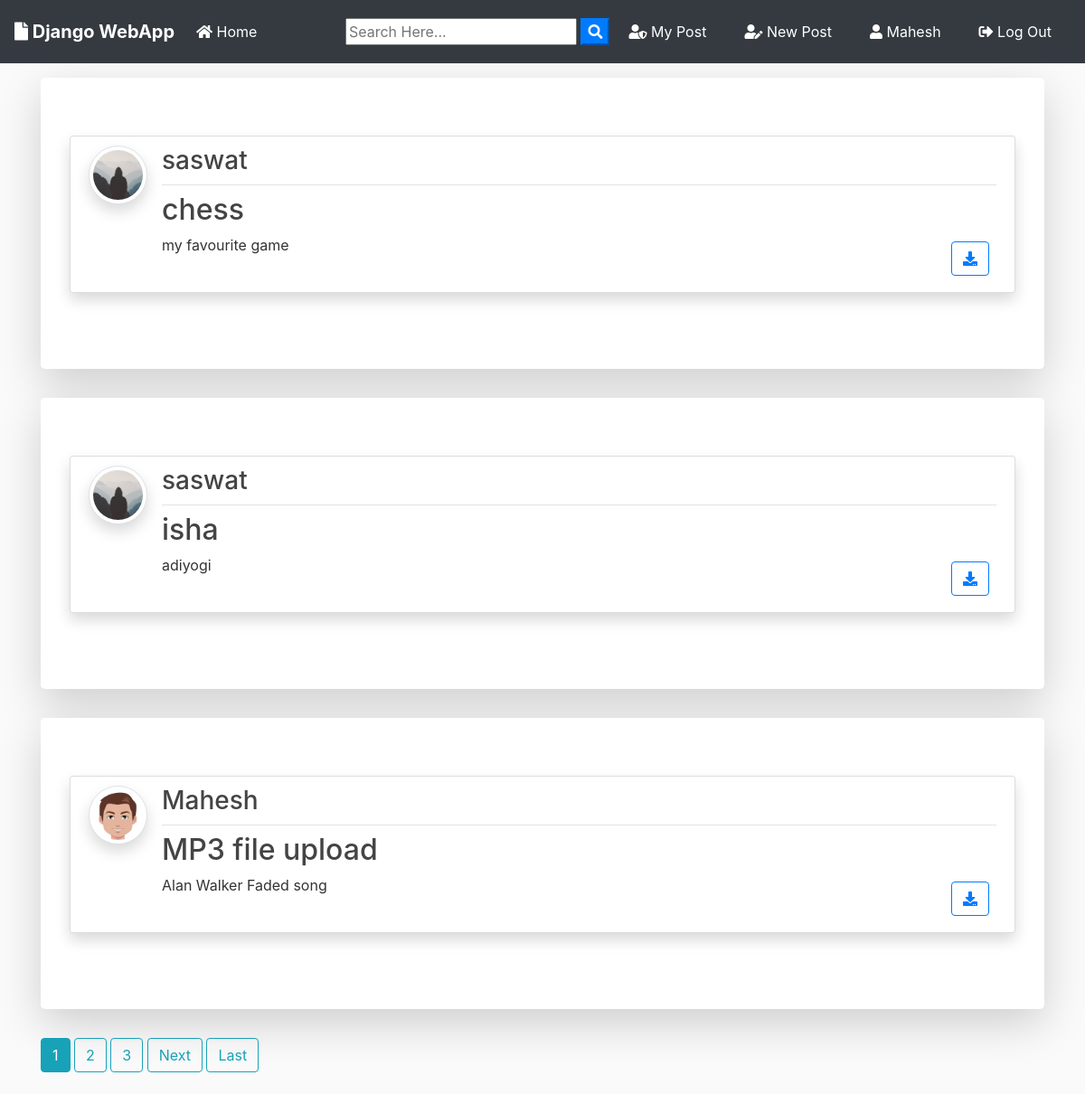
The app's page / (signed in) with its own data.
### blog/models.py (models this page shows, shortened)
class Post(models.Model):
	title = models.CharField(max_length=100)
	file = models.FileField(null=True,blank=True,upload_to='Files')
	content = models.TextField()
	date_posted = models.DateTimeField(default=timezone.now)
	author = models.ForeignKey(User, on_delete=models.CASCADE)

### users/models.py (models this page shows, shortened)
class Profile(models.Model):
    user = models.OneToOneField(User, on_delete=models.CASCADE)
    image = models.ImageField(default='default.jpg', upload_to='profile_pics')

### blog/views.py (the view)
# urls.py: path('', PostListView.as_view(), name='blog-home'),
class PostListView(ListView):
    model = Post
    template_name = 'blog/home.html'  # <app>/<model>_<viewtype>.html
    context_object_name = 'posts'
    ordering = ['-date_posted']
    paginate_by = 3

### blog/templates/blog/home.html (shortened to what this page needs)
{% extends "blog/base.html" %}
{% block content %}
    {% for post in posts %}
      <div class="jumbotron mt-3 bg-white shadow-lg">
      <article class="media content-section shadow">
        <a href="{{ post.author.profile.image.url }} " target="_blank"> <img src="{{ post.author.profile.image.url }}  " alt="" class="article-img rounded-circle img-thumbnail img-fluid shadow">
        </a>
        <div class="media-body">
          <div class="article-metadata d-flex justify-content-between">
            <a class="mr-2 " href="{% url 'user-posts' post.author.username  %}"><h3>{{ post.author }}</h3></a>
          </div>
          <h2><a class="article-title text-justify " href="{% url 'post-detail' post.id %}">{{ post.title }}</a></h2>
          <div class="d-flex justify-content-between">
            <p class="article-content text-justify text-truncate overflow-hidden">{{ post.content }}</p>
            {% if post.file %}
          <div class="form-group mt-0 pt-0  m-2">
            <a class="btn btn-outline-primary  btn-d "  href="{{ post.file.url }}"  download type="submit"><i class="fas fa-download"></i></a>
          </div>
          {% endif %}
          </div>
        </div>
      </article>
      </div>
    {% endfor %}
    {% if is_paginated %}
      {% for num in page_obj.paginator.page_range %}
        {% if page_obj.number == num %}
          <a class="btn btn-info mb-4" href="?page={{ num }}">{{ num }}</a>
        {% elif num > page_obj.number|add:'-3' and num < page_obj.number|add:'3' %}
          <a class="btn btn-outline-info mb-4" href="?page={{ num }}">{{ num }}</a>
        {% endif %}
      {% endfor %}
      {% if page_obj.has_next %}
        <a class="btn btn-outline-info mb-4" href="?page={{ page_obj.next_page_number }}">Next</a>
        <a class="btn btn-outline-info mb-4" href="?page={{ page_obj.paginator.num_pages }}">Last</a>
      {% endif %}
    {% endif %}
{% endblock content %}

### blog/templates/blog/base.html (shortened to what this page needs)
{% load static %}
<!doctype html>
<html lang="en">
  <head>
    <link rel="stylesheet" href="https://stackpath.bootstrapcdn.com/bootstrap/4.3.1/css/bootstrap.min.css">
    <link rel="stylesheet" href="https://use.fontawesome.com/releases/v5.8.1/css/all.css" >
    <link rel="stylesheet" href="{% static 'blog/main.css' %}">
</head>
  <body>
        <nav class="navbar navbar-expand-lg navbar-dark bg-dark">
                <a class="navbar-brand font-weight-bold" href="{% url 'blog-home' %}"><i class="fas fa-file"></i> Django WebApp</a>
                <div class="collapse navbar-collapse" id="navbarSupportedContent">
                  <ul class="navbar-nav mr-auto">
                    <li class="nav-item active">
                      <a class="nav-link" href="{% url 'blog-home' %}"><i class="fas fa-home"></i> Home <span class="sr-only">(current)</span></a>
                    </li>
                  </ul>
                  <form id="searchform" action="{% url 'search' %}" method="get">
                    <input type="text" name="q" type="text" value="{{ request.GET.q }}" placeholder="Search Here..." />
                    <button type="button" onclick="searchform.submit()" class=" text-white my-color btn-primary"><i class="fa fa-search"></i></button>
                </form>
                    {% if user.is_authenticated %}
                    <a href="{% url 'user-posts' user %}" class="btn text-white m-2"><i class="fas fa-user-shield"></i> My Post</a>
                    <a href="{% url 'post-create' %} " class="btn text-white m-2"><i class="fas fa-user-edit"></i> New Post</a>
                    <a href="{% url 'profile' %} " class="btn text-white m-2"><i class="fas fa-user"></i> {{ user.username }}</a>
                    <a href="{% url 'logout' %} " class="btn text-white m-2"><i class="fas fa-sign-out-alt"></i> Log Out</a>
                    {% else %}
                    <a href="{% url 'login' %} " class="btn text-white m-2"><i class="fas fa-user-tie"></i> Log In</a>
                    <a href="{% url 'register' %} " class="btn text-white m-2"> <i class="fas fa-sign-in-alt"></i> Sign Up</a>
                    {% endif %}
                </div>
              </nav>
      <div class="container my-bg">
    {% block content %}
    {% endblock  %}
</div>
  </body>
</html>

### blog/static/blog/main.css (style rules this page uses)
body { background: #fafafa; color: #333333; margin-top: 0; }
h1, h2, h3, h4, h5, h6 { color: #444444; }
ul { margin: 0; }
.content-section { background: #ffffff; padding: 10px 20px; border: 1px solid #dddddd; border-radius: 3px; margin-bottom: 20px; }
.article-title { color: #444444; }
.article-content { white-space: pre-line; }
.article-img { height: 65px; width: 65px; margin-right: 16px; }
.article-metadata { padding-bottom: 1px; margin-bottom: 4px; border-bottom: 1px solid #e3e3e3 }

### records on screen
Post: author.profile.image (placeholder picture), author "saswat", title "chess", content "my favourite game"
Post: author.profile.image (placeholder picture), author "saswat", title "isha", content "adiyogi"
Post: author.profile.image (picture), author "Mahesh", title "MP3 file upload", content "Alan Walker Faded song"

### other values on screen
{{ user.username }} "Mahesh"
{{ num }} "1"
{{ num }} "2" "3"
